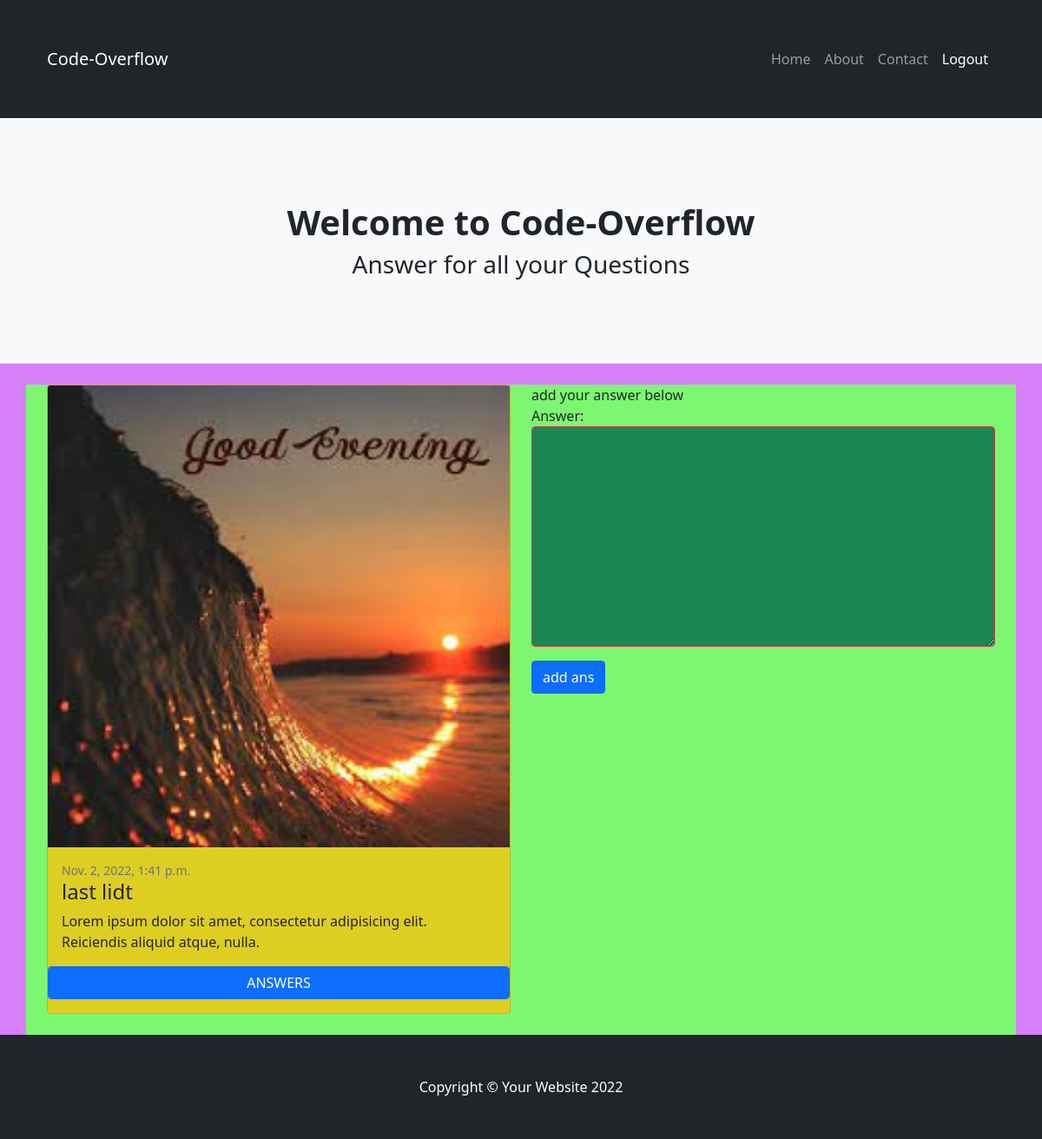
Screenshot of /detail/5 (signed in) with the database file from the repository.
### api/models.py (models this page shows, shortened)
class Questions(models.Model):
    user=models.ForeignKey(MyUser,on_delete=models.CASCADE)
    discription=models.CharField(max_length=120)
    image=models.ImageField(upload_to="img",null=True,blank=True)
    created_date=models.DateTimeField(auto_now_add=True)
    is_active=models.BooleanField(default=True)
    def fetch_answer(self):
        answer=self.answers_set.all().annotate(u_count=Count("up_vote")).order_by("-u_count")
        return answer

### api/views.py (the view)
# urls.py: path('detail/<int:id>',views.QuestionDetailsView.as_view(),name=("questiondetail")),
@method_decorator(decs,name="dispatch")
class QuestionDetailsView(DetailView,FormView):
    model=Questions
    template_name="question-detail.html"
    pk_url_kwarg="id"
    context_object_name="question"
    form_class=AnswerForm

### api/forms.py
class AnswerForm(forms.Form):
    answer=forms.CharField(widget=forms.Textarea(attrs={'class':'form-control bg-success border border-danger'}))

### api/views.py (called while the page is built)
def signin_required(fn):
    def wrapper(request,*args,**kwargs):
        if not request.user.is_authenticated:
            return redirect('sigin')
        else:
            return fn(request,*args,**kwargs)
    return wrapper

### api/templates/question-detail.html (shortened to what this page needs)
{%extends 'base.html'%}
{%block body_block%}
    <div class="container">
        <div class="row">
            <div class="col-6">
                <div class="card mb-4 bg-warning bg-opacity-75">
                    {%if question.image%}
                    <a href="#!"><img class="card-img-top" src="{{question.image.url}}" alt="..." /></a>
                    {%endif%}
                    <div class="card-body">
                        <div class="small text-muted">{{question.created_date}}</div>
                        <h2 class="card-title h4">{{question.discription}}</h2>
                        <p class="card-text">Lorem ipsum dolor sit amet, consectetur adipisicing elit. Reiciendis aliquid atque, nulla.</p>
                    </div>
                    <p>
                        <button class="btn btn-primary form-control" type="button" data-bs-toggle="collapse" data-bs-target="#collapseExample" aria-expanded="false" aria-controls="collapseExample">
                          ANSWERS
                        </button>
                      </p>
                </div>
            </div>
            <div class="col-6">
                add your answer below
                <form action="{%url 'addans' question.id %}" method="post">
                {{form.as_p}}
                <input type="submit" value="add ans" class="btn btn-primary">
                </form>
            </div>
        </div>
    </div>
{%endblock%}

### rows the page displays
Questions: image (picture), created_date "Nov. 2, 2022, 1:41 p.m.", discription "last lidt"
